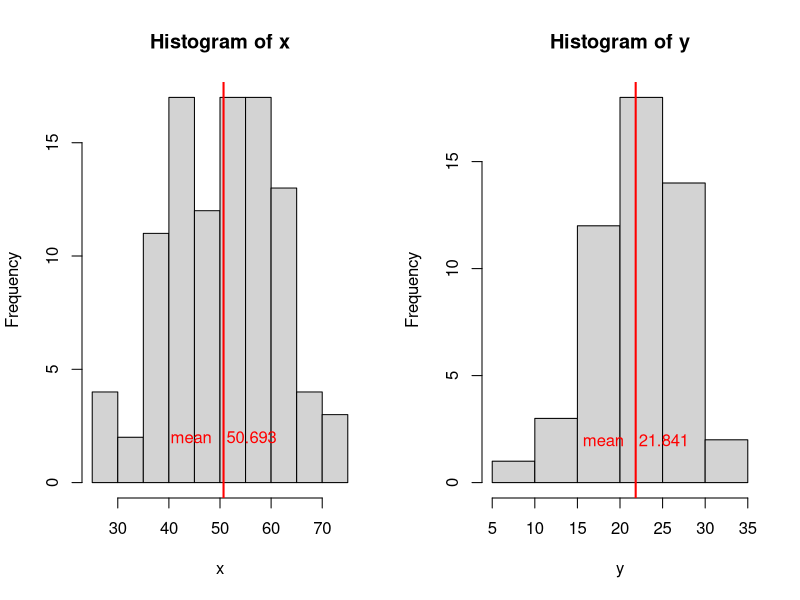
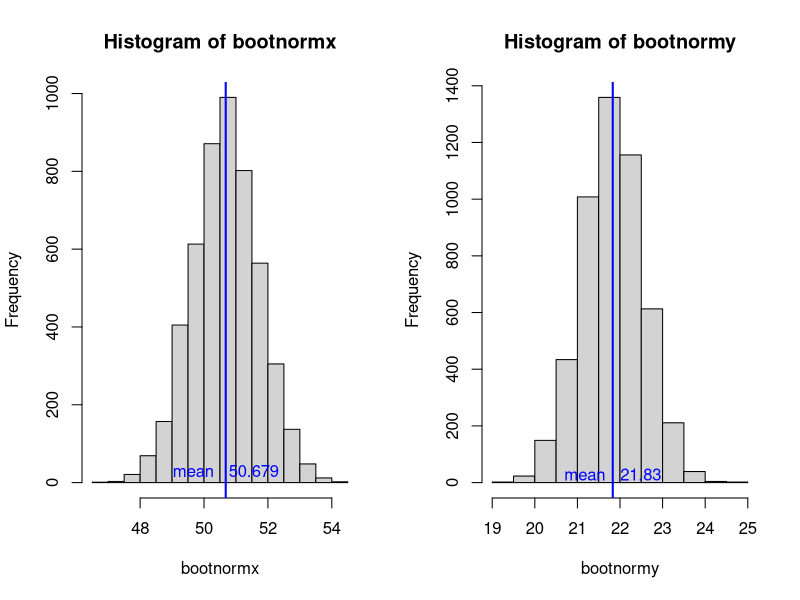
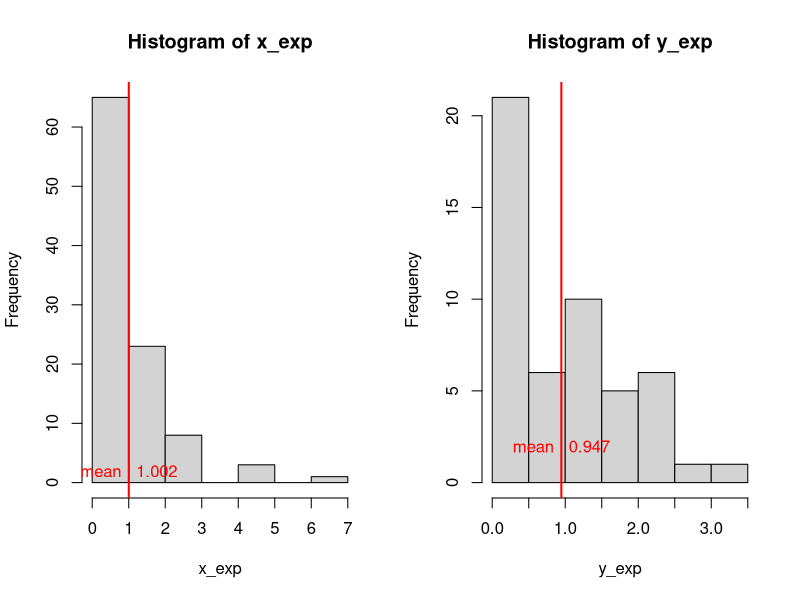
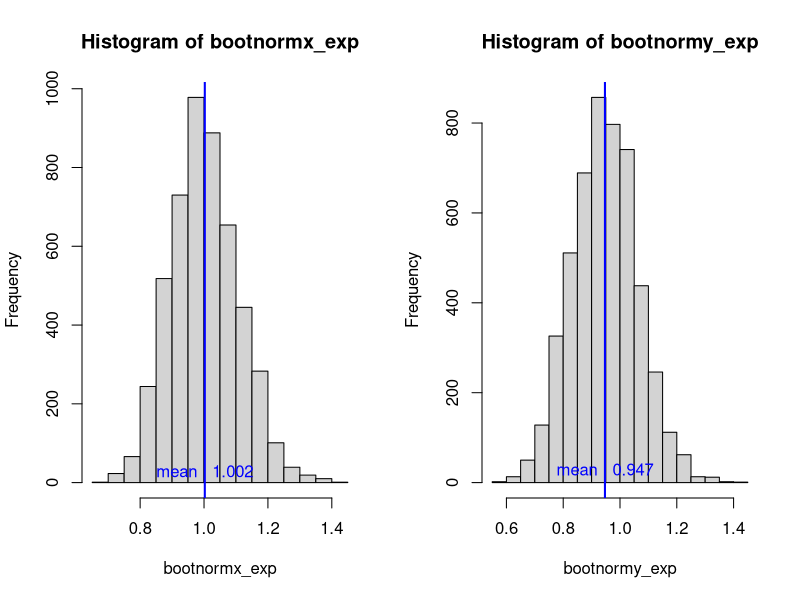

The R script that drew these images, in order:
## ---- chunk 1
x <- rnorm(100,50,10) # Vector x with 100 values with a mean of 50 and sd 10
y <- rnorm(50,22,5)   # Vector y with 50 values with a mean of 22 and sd 5
mean(x)               # mean of vector x
mean(y)               # mean of vector y 
index1 <-5000
bootnormx <- numeric(index1) #numeric vectors defined
bootnormy <- numeric(index1) #numeric vectors defined
#Iteratively fill vector elements with the mean of samples collected from original respective datasets
for (i in 1:index1){bootnormx[i] <- mean(sample(x,100,replace=TRUE))} 
for (i in 1:index1){bootnormy[i] <- mean(sample(y,50,replace=TRUE))}

## ---- chunk 2
par(mfrow=c(1,2))                  # Creating 1 row & two columns to show the plots side by side
hist(x)                            # Plot histogram of x
abline(v=mean(x),col="red",lwd=2)  # Draw red line at Mean 
text(mean(x),2, paste("mean ",round(mean(x),digits=3),sep="  "),col ="red") 
hist(y)                            # Plot histogram of y
abline(v=mean(y),col="red",lwd=2)  # Draw red line at Mean 
text(mean(y),2, paste("mean ",round(mean(y),digits=3),sep="  "),col ="red") 

## ---- chunk 3
par(mfrow=c(1,2))
hist(bootnormx)                            # Plot histogram of bootnormx - collection of samples from x
abline(v=mean(bootnormx),col="blue",lwd=2) # Draw blue line at Mean
text(mean(bootnormx),30, paste("mean ",round(mean(bootnormx),digits=3),sep="  "),col ="blue") 
hist(bootnormy)                            # Plot histogram of bootnormy - collection of samples from y
abline(v=mean(bootnormy),col="blue",lwd=2) # Draw blue line at Mean
text(mean(bootnormy),30, paste("mean ",round(mean(bootnormy),digits=3),sep="  "),col ="blue") 
## ---- chunk 4
x_exp <- rexp(100)       # fill vector x_exp with 100 random exponentially distributed values 
y_exp <- rexp(50)        # fill vector y_exp with 50 random exponentially distributed values

mean(x_exp)              # Display mean of x_exp
mean(y_exp)              # Display mean of y_exp

index2 <-5000
bootnormx_exp <- numeric(index2)    #numeric vectors defined for exponential data set sampling
bootnormy_exp <- numeric(index2)    #numeric vectors defined for exponential data set sampling
#Iteratively fill vector elements with the mean of samples collected from  original respective datasets
for (i in 1:index2){bootnormx_exp[i] <- mean(sample(x_exp,100,replace=TRUE))}
for (i in 1:index2){bootnormy_exp[i] <- mean(sample(y_exp,50,replace=TRUE))}
## ---- chunk 5
par(mfrow=c(1,2))
hist(x_exp)
abline(v=mean(x_exp),col="red",lwd=2)  # Draw red line at Mean 
text(mean(x_exp),2, paste("mean ",round(mean(x_exp),digits=3),sep="  "),col ="red") 
hist(y_exp)
abline(v=mean(y_exp),col="red",lwd=2)  # Draw red line at Mean 
text(mean(y_exp),2, paste("mean ",round(mean(y_exp),digits=3),sep="  "),col ="red") 
## ---- chunk 6
par(mfrow=c(1,2))
hist(bootnormx_exp)                        # Plot histogram of bootnormx_exp - collection of samples from x_exp
abline(v=mean(bootnormx_exp),col="blue",lwd=2) # Draw blue line at Mean
text(mean(bootnormx_exp),30, paste("mean ",round(mean(bootnormx_exp),digits=3),sep="  "),col ="blue") 
hist(bootnormy_exp)                        # Plot histogram of bootnormy_exp - collection of samples from y_exp
abline(v=mean(bootnormy_exp),col="blue",lwd=2) # Draw blue line at Mean
text(mean(bootnormy_exp),30, paste("mean ",round(mean(bootnormy_exp),digits=3),sep="  "),col ="blue") 
